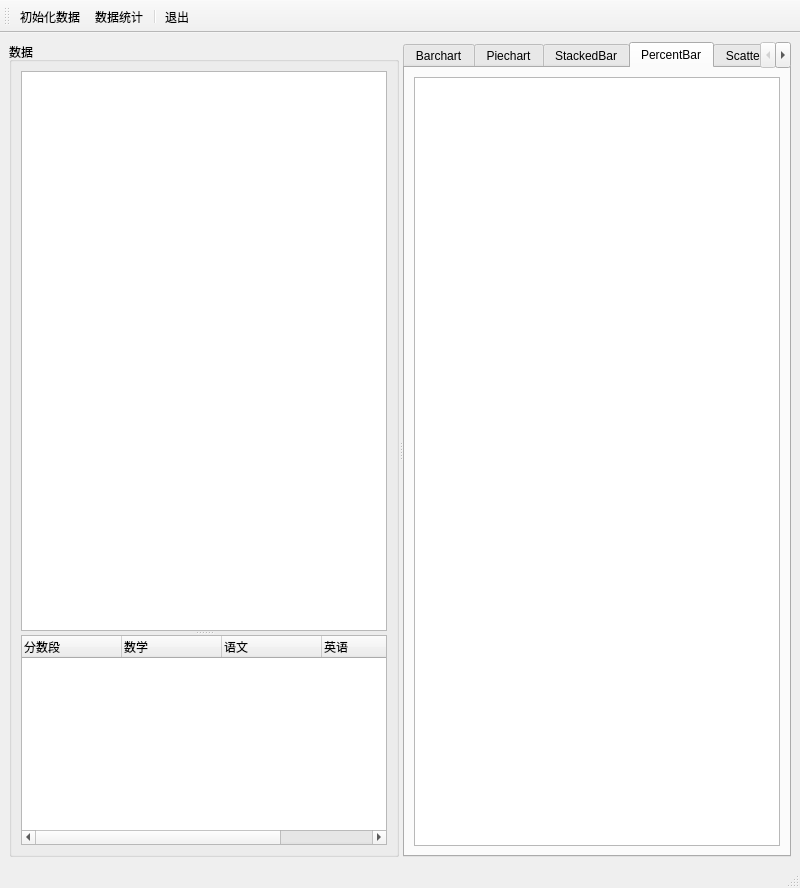
<?xml version="1.0" encoding="UTF-8"?>
<ui version="4.0">
 <class>MainWindow</class>
 <widget class="QMainWindow" name="MainWindow">
  <property name="geometry">
   <rect>
    <x>0</x>
    <y>0</y>
    <width>800</width>
    <height>888</height>
   </rect>
  </property>
  <property name="windowTitle">
   <string>MainWindow</string>
  </property>
  <widget class="QWidget" name="centralwidget">
   <layout class="QHBoxLayout" name="horizontalLayout">
    <item>
     <widget class="QSplitter" name="splitter">
      <property name="orientation">
       <enum>Qt::Horizontal</enum>
      </property>
      <widget class="QGroupBox" name="groupBox">
       <property name="sizePolicy">
        <sizepolicy hsizetype="Minimum" vsizetype="Expanding">
         <horstretch>0</horstretch>
         <verstretch>0</verstretch>
        </sizepolicy>
       </property>
       <property name="minimumSize">
        <size>
         <width>200</width>
         <height>100</height>
        </size>
       </property>
       <property name="maximumSize">
        <size>
         <width>600</width>
         <height>16777214</height>
        </size>
       </property>
       <property name="baseSize">
        <size>
         <width>800</width>
         <height>600</height>
        </size>
       </property>
       <property name="title">
        <string>数据</string>
       </property>
       <layout class="QHBoxLayout" name="horizontalLayout_3">
        <item>
         <widget class="QSplitter" name="splitter_2">
          <property name="orientation">
           <enum>Qt::Vertical</enum>
          </property>
          <widget class="QTableView" name="tableView"/>
          <widget class="QTreeWidget" name="treeWidget">
           <property name="verticalScrollBarPolicy">
            <enum>Qt::ScrollBarAsNeeded</enum>
           </property>
           <property name="horizontalScrollBarPolicy">
            <enum>Qt::ScrollBarAsNeeded</enum>
           </property>
           <property name="sizeAdjustPolicy">
            <enum>QAbstractScrollArea::AdjustToContents</enum>
           </property>
           <column>
            <property name="text">
             <string>分数段</string>
            </property>
           </column>
           <column>
            <property name="text">
             <string>数学</string>
            </property>
           </column>
           <column>
            <property name="text">
             <string>语文</string>
            </property>
           </column>
           <column>
            <property name="text">
             <string>英语</string>
            </property>
           </column>
           <column>
            <property name="text">
             <string>平均分</string>
            </property>
           </column>
          </widget>
         </widget>
        </item>
       </layout>
      </widget>
      <widget class="QTabWidget" name="tabWidget">
       <property name="currentIndex">
        <number>3</number>
       </property>
       <widget class="QWidget" name="tab">
        <attribute name="title">
         <string>Barchart</string>
        </attribute>
        <layout class="QHBoxLayout" name="horizontalLayout_2">
         <item>
          <widget class="QChartView" name="barChartView"/>
         </item>
        </layout>
       </widget>
       <widget class="QWidget" name="tab_2">
        <attribute name="title">
         <string>Piechart</string>
        </attribute>
        <layout class="QVBoxLayout" name="verticalLayout">
         <item>
          <layout class="QHBoxLayout" name="horizontalLayout_7">
           <item>
            <widget class="QComboBox" name="boxCourse">
             <item>
              <property name="text">
               <string>Math</string>
              </property>
             </item>
             <item>
              <property name="text">
               <string>Chineses</string>
              </property>
             </item>
             <item>
              <property name="text">
               <string>English</string>
              </property>
             </item>
             <item>
              <property name="text">
               <string>Average</string>
              </property>
             </item>
            </widget>
           </item>
           <item>
            <widget class="QDoubleSpinBox" name="spinHoleSize">
             <property name="value">
              <double>0.200000000000000</double>
             </property>
            </widget>
           </item>
           <item>
            <widget class="QDoubleSpinBox" name="spinPieSize">
             <property name="value">
              <double>0.700000000000000</double>
             </property>
            </widget>
           </item>
           <item>
            <spacer name="horizontalSpacer">
             <property name="orientation">
              <enum>Qt::Horizontal</enum>
             </property>
             <property name="sizeHint" stdset="0">
              <size>
               <width>40</width>
               <height>20</height>
              </size>
             </property>
            </spacer>
           </item>
          </layout>
         </item>
         <item>
          <widget class="QChartView" name="pieChartView"/>
         </item>
        </layout>
       </widget>
       <widget class="QWidget" name="tab_3">
        <attribute name="title">
         <string>StackedBar</string>
        </attribute>
        <layout class="QHBoxLayout" name="horizontalLayout_4">
         <item>
          <widget class="QChartView" name="stackedChartView"/>
         </item>
        </layout>
       </widget>
       <widget class="QWidget" name="tab_4">
        <attribute name="title">
         <string>PercentBar</string>
        </attribute>
        <layout class="QHBoxLayout" name="horizontalLayout_5">
         <item>
          <widget class="QChartView" name="percentChartView"/>
         </item>
        </layout>
       </widget>
       <widget class="QWidget" name="tab_5">
        <attribute name="title">
         <string>ScatterChart</string>
        </attribute>
        <layout class="QHBoxLayout" name="horizontalLayout_6">
         <item>
          <widget class="QChartView" name="scatterChartView"/>
         </item>
        </layout>
       </widget>
      </widget>
     </widget>
    </item>
   </layout>
  </widget>
  <widget class="QMenuBar" name="menubar">
   <property name="geometry">
    <rect>
     <x>0</x>
     <y>0</y>
     <width>800</width>
     <height>21</height>
    </rect>
   </property>
  </widget>
  <widget class="QStatusBar" name="statusbar"/>
  <widget class="QToolBar" name="toolBar">
   <property name="windowTitle">
    <string>toolBar</string>
   </property>
   <attribute name="toolBarArea">
    <enum>TopToolBarArea</enum>
   </attribute>
   <attribute name="toolBarBreak">
    <bool>false</bool>
   </attribute>
   <addaction name="actInitData"/>
   <addaction name="actStatic"/>
   <addaction name="separator"/>
   <addaction name="actQuit"/>
  </widget>
  <action name="actInitData">
   <property name="text">
    <string>初始化数据</string>
   </property>
  </action>
  <action name="actStatic">
   <property name="text">
    <string>数据统计</string>
   </property>
  </action>
  <action name="actQuit">
   <property name="text">
    <string>退出</string>
   </property>
  </action>
 </widget>
 <customwidgets>
  <customwidget>
   <class>QChartView</class>
   <extends>QGraphicsView</extends>
   <header>qchartview.h</header>
  </customwidget>
 </customwidgets>
 <resources/>
 <connections>
  <connection>
   <sender>actQuit</sender>
   <signal>triggered()</signal>
   <receiver>MainWindow</receiver>
   <slot>close()</slot>
   <hints>
    <hint type="sourcelabel">
     <x>-1</x>
     <y>-1</y>
    </hint>
    <hint type="destinationlabel">
     <x>399</x>
     <y>299</y>
    </hint>
   </hints>
  </connection>
 </connections>
</ui>
